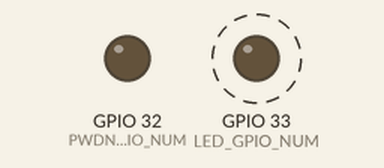
A sketch run on a simulated ESP32. Parts: output pins drawn as LEDs (lit = HIGH). Dashed ring = blinking. WiFi joins after 1.5 s; servers stay silent unless stated; the camera gives no picture; what the sketch prints to the serial monitor is not drawn.

Above: at 4.5 s.
Timing chart, 0 to 6.4 s (numbered marks = the images above):
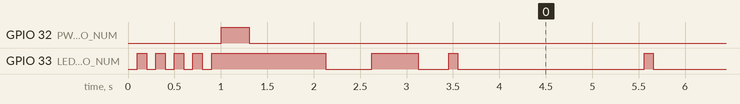

The sketch:

main.ino
```cpp
#include <Arduino.h>
#include "esp_camera.h"
#include <WiFi.h>
#include "esp_http_server.h"
#include <ESPmDNS.h>
#include "soc/soc.h"           // Disable brownout problems
#include "soc/rtc_cntl_reg.h"  // Disable brownout problems

// ==========================================
// WIFI CONFIGURATION - PLEASE UPDATE THESE!
// ==========================================
const char* ssid = "WiFihot";
const char* password = "88888888";

// AP Configuration (Fixed Address)
const char* ap_ssid = "ESP32-CAM-Fixed";
const char* ap_password = ""; // Empty for open network, or set a password (min 8 chars)

// AI Thinker ESP32-CAM PIN Map
#define PWDN_GPIO_NUM     32
#define RESET_GPIO_NUM    -1
#define XCLK_GPIO_NUM     0
#define SIOD_GPIO_NUM     26
#define SIOC_GPIO_NUM     27
#define Y9_GPIO_NUM       35
#define Y8_GPIO_NUM       34
#define Y7_GPIO_NUM       39
#define Y6_GPIO_NUM       36
#define Y5_GPIO_NUM       21
#define Y4_GPIO_NUM       19
#define Y3_GPIO_NUM       18
#define Y2_GPIO_NUM       5
#define VSYNC_GPIO_NUM    25
#define HREF_GPIO_NUM     23
#define PCLK_GPIO_NUM     22

#define LED_GPIO_NUM      33 // On-board red LED (inverted logic)

httpd_handle_t camera_httpd = NULL;
bool camera_ready = false; // Flag to check if camera init was successful

// Handler for a single still image (easier to debug than stream)
esp_err_t capture_handler(httpd_req_t *req) {
  if(!camera_ready) {
     httpd_resp_send_500(req);
     return ESP_FAIL;
  }
  camera_fb_t * fb = NULL;
  esp_err_t res = ESP_OK;

  fb = esp_camera_fb_get();
  if (!fb) {
    Serial.println("Capture failed: esp_camera_fb_get() returned NULL");
    httpd_resp_send_500(req);
    return ESP_FAIL;
  }

  Serial.printf("Capture success: %u bytes, %ux%u\n", fb->len, fb->width, fb->height);

  httpd_resp_set_type(req, "image/jpeg");
  httpd_resp_set_hdr(req, "Content-Disposition", "inline; filename=capture.jpg");
  httpd_resp_set_hdr(req, "Access-Control-Allow-Origin", "*");
  httpd_resp_set_hdr(req, "Cache-Control", "no-cache, no-store, must-revalidate");
  httpd_resp_set_hdr(req, "Pragma", "no-cache");
  httpd_resp_set_hdr(req, "Expires", "0");

  res = httpd_resp_send(req, (const char *)fb->buf, fb->len);
  esp_camera_fb_return(fb);
  return res;
}

// Handler for the MJPEG stream
#define PART_BOUNDARY "123456789000000000000987654321"
#define STREAM_CONTENT_TYPE "multipart/x-mixed-replace;boundary=" PART_BOUNDARY
#define STREAM_BOUNDARY "\r\n--" PART_BOUNDARY "\r\n"
#define STREAM_PART "Content-Type: image/jpeg\r\nContent-Length: %u\r\n\r\n"

esp_err_t stream_handler(httpd_req_t *req) {
  if(!camera_ready) {
     httpd_resp_send_500(req);
     return ESP_FAIL;
  }
  camera_fb_t * fb = NULL;
  esp_err_t res = ESP_OK;
  size_t _jpg_buf_len = 0;
  uint8_t * _jpg_buf = NULL;
  char part_buf[128];

  Serial.println("Stream started");

  res = httpd_resp_set_type(req, STREAM_CONTENT_TYPE);
  if(res != ESP_OK){
    return res;
  }

  // Add headers to improve compatibility with mobile apps and WebViews
  httpd_resp_set_hdr(req, "Access-Control-Allow-Origin", "*");
  httpd_resp_set_hdr(req, "Cache-Control", "no-cache, no-store, must-revalidate");
  httpd_resp_set_hdr(req, "Pragma", "no-cache");
  httpd_resp_set_hdr(req, "Expires", "0");
  httpd_resp_set_hdr(req, "Connection", "close");

  while(true){
    fb = esp_camera_fb_get();
    if (!fb) {
      Serial.println("Stream frame failed: fb is NULL");
      res = ESP_FAIL;
    } else {
      if(fb->format != PIXFORMAT_JPEG){
        bool jpeg_converted = frame2jpg(fb, 80, &_jpg_buf, &_jpg_buf_len);
        esp_camera_fb_return(fb);
        fb = NULL;
        if(!jpeg_converted){
          Serial.println("JPEG compression failed");
          res = ESP_FAIL;
        }
      } else {
        _jpg_buf_len = fb->len;
        _jpg_buf = fb->buf;
      }
    }
    if(res == ESP_OK){
      size_t hlen = snprintf(part_buf, sizeof(part_buf), STREAM_BOUNDARY STREAM_PART, _jpg_buf_len);
      res = httpd_resp_send_chunk(req, (const char *)part_buf, hlen);
    }
    if(res == ESP_OK){
      res = httpd_resp_send_chunk(req, (const char *)_jpg_buf, _jpg_buf_len);
    }
    if(fb){
      esp_camera_fb_return(fb);
      fb = NULL;
      _jpg_buf = NULL;
    } else if(_jpg_buf){
      free(_jpg_buf);
      _jpg_buf = NULL;
    }
    if(res != ESP_OK){
      Serial.printf("Stream send failed: %d (Connection lost)\n", res);
      break;
    }
    vTaskDelay(pdMS_TO_TICKS(10));
  }
  return res;
}

// Handler for the main page
esp_err_t index_handler(httpd_req_t *req) {
  const char* html =
    "<html><head><title>ESP32-CAM</title>"
    "<meta name='viewport' content='width=device-width, initial-scale=1, user-scalable=no'>"
    "<style>"
    "body{margin:0;padding:0;background:#000;color:#fff;font-family:sans-serif;overflow:hidden;}"
    "#live{width:100vw;height:100vh;object-fit:contain;background:#111;}"
    "</style>"
    "</head><body>"
    "<img id='live' src='/stream' onerror=\"this.src='/capture?' + Date.now(); this.onerror=null;\" />"
    "</body></html>";
  httpd_resp_set_type(req, "text/html");
  return httpd_resp_send(req, html, HTTPD_RESP_USE_STRLEN);
}

void startCameraServer() {
  httpd_config_t config = HTTPD_DEFAULT_CONFIG();
  config.server_port = 80;

  httpd_uri_t index_uri = {
    .uri       = "/",
    .method    = HTTP_GET,
    .handler   = index_handler,
    .user_ctx  = NULL
  };

  httpd_uri_t stream_uri = {
    .uri       = "/stream",
    .method    = HTTP_GET,
    .handler   = stream_handler,
    .user_ctx  = NULL
  };

  httpd_uri_t capture_uri = {
    .uri       = "/capture",
    .method    = HTTP_GET,
    .handler   = capture_handler,
    .user_ctx  = NULL
  };

  Serial.printf("Starting web server on port: '%d'\n", config.server_port);
  if (httpd_start(&camera_httpd, &config) == ESP_OK) {
    httpd_register_uri_handler(camera_httpd, &index_uri);
    httpd_register_uri_handler(camera_httpd, &stream_uri);
    httpd_register_uri_handler(camera_httpd, &capture_uri);
  }
}

void setup() {
  WRITE_PERI_REG(RTC_CNTL_BROWN_OUT_REG, 0);
  setCpuFrequencyMhz(160);

  pinMode(LED_GPIO_NUM, OUTPUT);
  for(int i=0; i<5; i++) {
    digitalWrite(LED_GPIO_NUM, LOW);
    delay(100);
    digitalWrite(LED_GPIO_NUM, HIGH);
    delay(100);
  }

  Serial.begin(115200);
  Serial.setDebugOutput(true);
  Serial.println();
  Serial.println("=====================================");
  Serial.println("ESP32-CAM Starting (Debug Mode)...");
  Serial.println("=====================================");

  camera_config_t config;
  config.ledc_channel = LEDC_CHANNEL_0;
  config.ledc_timer = LEDC_TIMER_0;
  config.pin_d0 = Y2_GPIO_NUM;
  config.pin_d1 = Y3_GPIO_NUM;
  config.pin_d2 = Y4_GPIO_NUM;
  config.pin_d3 = Y5_GPIO_NUM;
  config.pin_d4 = Y6_GPIO_NUM;
  config.pin_d5 = Y7_GPIO_NUM;
  config.pin_d6 = Y8_GPIO_NUM;
  config.pin_d7 = Y9_GPIO_NUM;
  config.pin_xclk = XCLK_GPIO_NUM;
  config.pin_pclk = PCLK_GPIO_NUM;
  config.pin_vsync = VSYNC_GPIO_NUM;
  config.pin_href = HREF_GPIO_NUM;
  config.pin_sccb_sda = SIOD_GPIO_NUM;
  config.pin_sccb_scl = SIOC_GPIO_NUM;
  config.pin_pwdn = PWDN_GPIO_NUM;
  config.pin_reset = RESET_GPIO_NUM;
  config.xclk_freq_hz = 10000000;
  config.pixel_format = PIXFORMAT_JPEG;

  pinMode(PWDN_GPIO_NUM, OUTPUT);
  digitalWrite(PWDN_GPIO_NUM, HIGH);
  delay(300);
  digitalWrite(PWDN_GPIO_NUM, LOW);
  delay(300);

  if(psramFound()){
    config.frame_size = FRAMESIZE_QVGA;
    config.jpeg_quality = 24;
    config.fb_count = 2;
    Serial.println("PSRAM Found. Using QVGA resolution.");
  } else {
    config.frame_size = FRAMESIZE_QVGA;
    config.jpeg_quality = 24;
    config.fb_count = 2;
    Serial.println("PSRAM Not Found. Using QVGA resolution.");
  }
  Serial.println("Resolution configuration complete.");

  Serial.println("Setting up WiFi...");
  WiFi.mode(WIFI_AP_STA);

  IPAddress apIP(192, 168, 4, 1);
  IPAddress apGateway(192, 168, 4, 1);
  IPAddress apSubnet(255, 255, 255, 0);
  WiFi.softAPConfig(apIP, apGateway, apSubnet);

  if(WiFi.softAP(ap_ssid, ap_password, 1, 0, 1)) {
    Serial.println("========================================");
    Serial.println("AP Mode Started (FIXED ADDRESS)");
    Serial.printf("SSID: %s\n", ap_ssid);
    Serial.print("Fixed IP: http://"); Serial.println(WiFi.softAPIP());
    Serial.println("========================================");
  } else {
    Serial.println("AP Mode Failed to Start!");
  }

  Serial.print("Connecting to WiFi Router: ");
  Serial.println(ssid);

  WiFi.begin(ssid, password);
  WiFi.setSleep(false);
  WiFi.setAutoReconnect(true);
  WiFi.setTxPower(WIFI_POWER_8_5dBm);

  int retry_count = 0;
  while (WiFi.status() != WL_CONNECTED && retry_count < 20) {
    delay(500);
    Serial.print(".");
    digitalWrite(LED_GPIO_NUM, !digitalRead(LED_GPIO_NUM));
    retry_count++;
  }

  if (WiFi.status() == WL_CONNECTED) {
    digitalWrite(LED_GPIO_NUM, LOW);
    Serial.println("");
    Serial.println("WiFi Router Connected");
    Serial.print("Assigned IP (Variable): ");
    Serial.println(WiFi.localIP());
    Serial.print("Signal Strength (RSSI): ");
    Serial.print(WiFi.RSSI());
    Serial.println(" dBm");
  } else {
    Serial.println("\nWiFi Router Connection Failed/Timeout.");
    Serial.println("Using AP Mode only. Please connect to 'ESP32-CAM-Fixed' to view stream.");
  }

  esp_err_t err = esp_camera_init(&config);
  if (err != ESP_OK) {
    Serial.printf("Camera init failed with error 0x%x\n", err);
    camera_ready = false;
  } else {
    Serial.println("Camera Init Success!");
    camera_ready = true;
  }

  if (MDNS.begin("esp32cam")) {
    Serial.println("mDNS responder started");
    Serial.println("You can access the stream at: http://esp32cam.local");
  } else {
    Serial.println("Error setting up MDNS responder!");
  }

  startCameraServer();

  Serial.print("Debug Ready! Open this URL: http://");
  Serial.println(WiFi.localIP());
}

void loop() {
  Serial.println("--- Connection Status ---");
  Serial.print("Fixed Address (Connect to 'ESP32-CAM-Fixed'): http://");
  Serial.println(WiFi.softAPIP());

  if(WiFi.status() == WL_CONNECTED) {
     Serial.print("Router Address (Variable): http://");
     Serial.println(WiFi.localIP());
  } else {
     Serial.println("Router (STA) Disconnected");
  }

  digitalWrite(LED_GPIO_NUM, !digitalRead(LED_GPIO_NUM));
  delay(100);
  digitalWrite(LED_GPIO_NUM, !digitalRead(LED_GPIO_NUM));

  delay(2000);
}
```

Measured:
- by itself, GPIO 33 (LED_GPIO_NUM): HIGH → LOW at 0.20 s, → HIGH 0.10 s later, → LOW 0.10 s later, → HIGH 0.10 s later, … (133 changes in this stretch)
